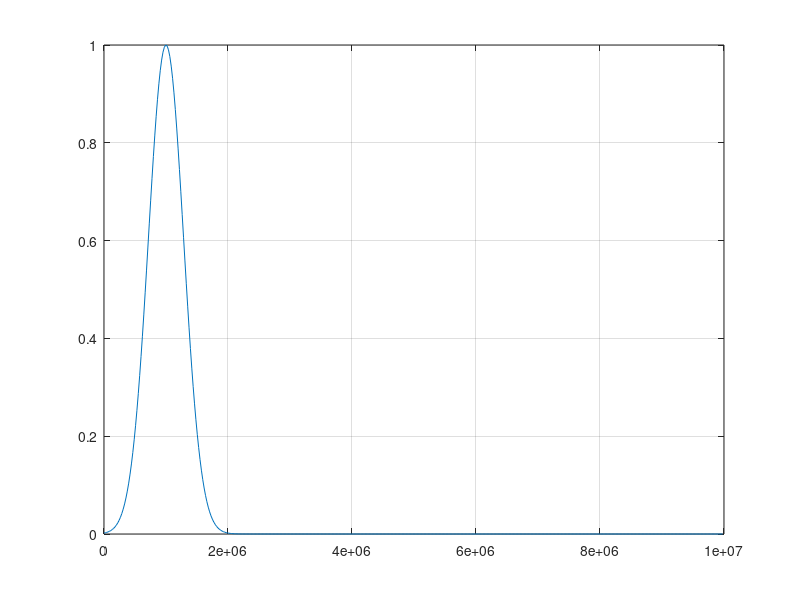
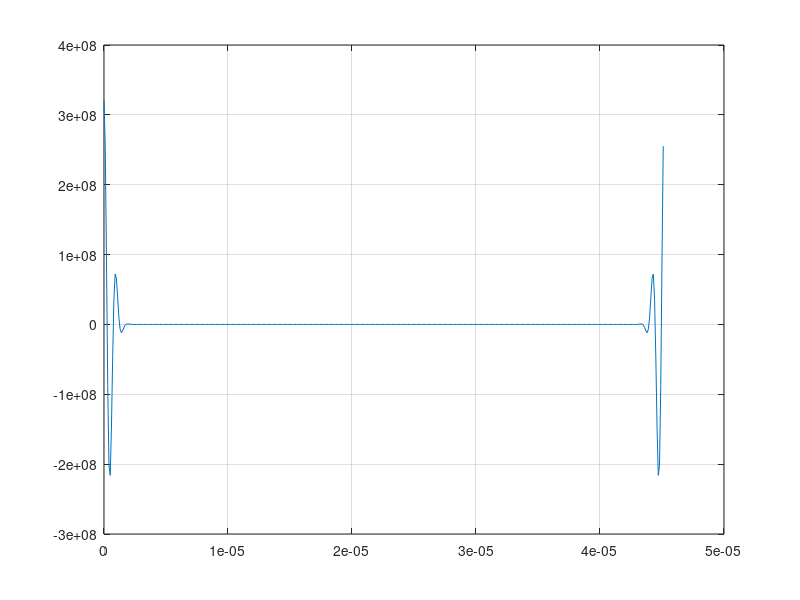
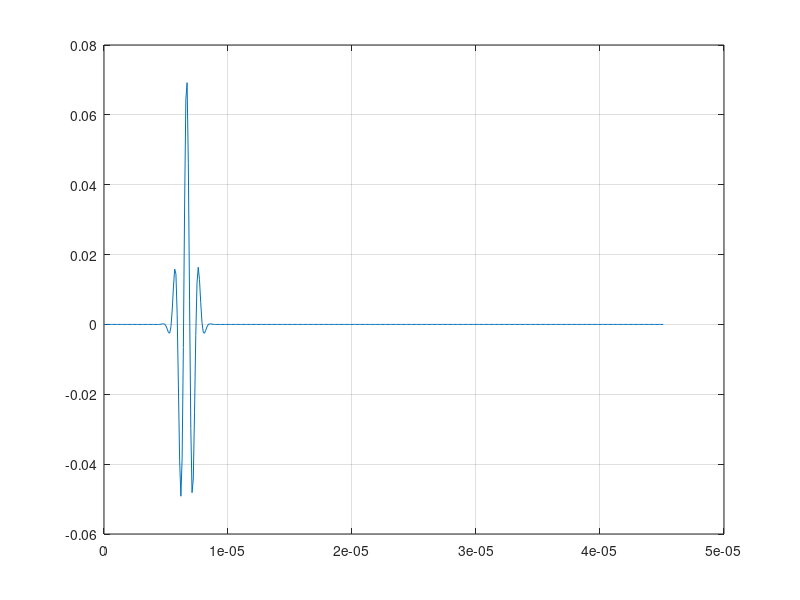
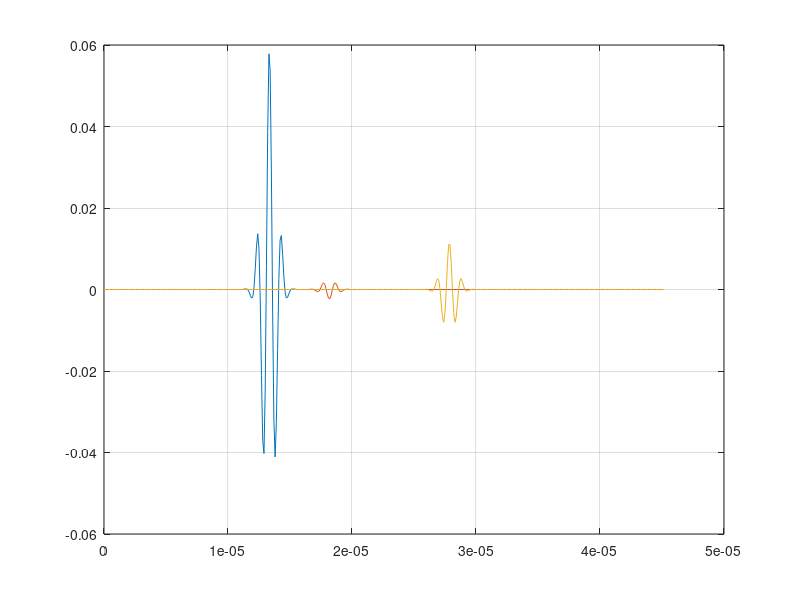

Source code (MATLAB) for these figures, in order:
clear,clc

fs = 10*10^6; % sampling frequency
dt = 1/fs;    % sample time
n = 452;
t = (0:(n-1))*dt; % time domain
f = (0:(n-1))/(dt*n); % frequency domain
f0 = 1*10^6;  % center frequency = 1MHz
B = 400*10^3;  % Bandwidth = 400 kHz

%%% 1 - Wave at source transducer, frequency domain
A = exp(-(f-f0).^2/B^2);
figure(1)
plot(f, A)
grid on
%%% 2 - Wave at source transducer, time domain
a = ifft(A)*fs*n;
figure(2)
plot(t,a)
grid on
%%% Time delay %%%
%%% 3 - Wave at water/solid boundary
x0 = 0.01; % the distance of wave propagation in water = 10 mm
c_water = 1500; % sound velocity of water
A1 = exp(-(f-f0).^2/B^2).*exp(-1i*2*pi*f/c_water*x0);
a1 = ifft(A1);
figure(3)
plot(t,a1)
grid on
%%% 4 - Waveform detected by transducer, ###front surface reflection###
c_water = 1500; %[m/s]
rho_water = 1000; %[kg/m^3]
c_al = 6200; %[m/s]
rho_al = 2700; %[kg/m^3]
Z1 = rho_water*c_water;
Z2 = rho_al*c_al;
R = (Z2-Z1)/(Z2+Z1);
T = 2*Z1/(Z2+Z1);
A2 = R*exp(-(f-f0).^2/B^2).*exp(-1i*2*pi*f/c_water*2*x0);
a2 = ifft(A2);
figure(4)
plot(t,a2)
hold on
grid on
%%% 5 - Waveform detected by transducer, ###scatterer###
x1 = 0.015;
A3 = -0.2*T*exp(-(f-f0).^2/B^2).*exp(-1i*2*pi*((f/c_water*2*x0)+(f/c_al*2*x1)));
a3 = ifft(A3);
% figure(5)
plot(t,a3)
hold on
% grid on
%%% 6 - Waveform detected by transducer, ###back surface###
x2 = 0.045;
A4 = T*exp(-(f-f0).^2/B^2).*exp(-1i*2*pi*((f/c_water*2*x0)+(f/c_al*2*x2)));
a4 = ifft(A4);
% figure(6)
plot(t,a4)
% grid on

%%% 1. Plot combined signal
%%% ************2. Solve the amplitude & phase problem***********
%%% ****the exact values of Reflection and Transmission coefficients****